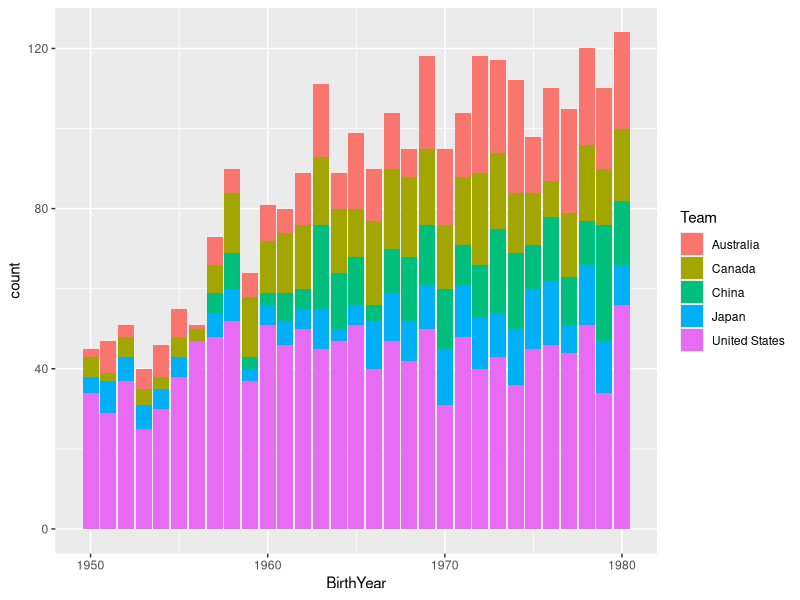
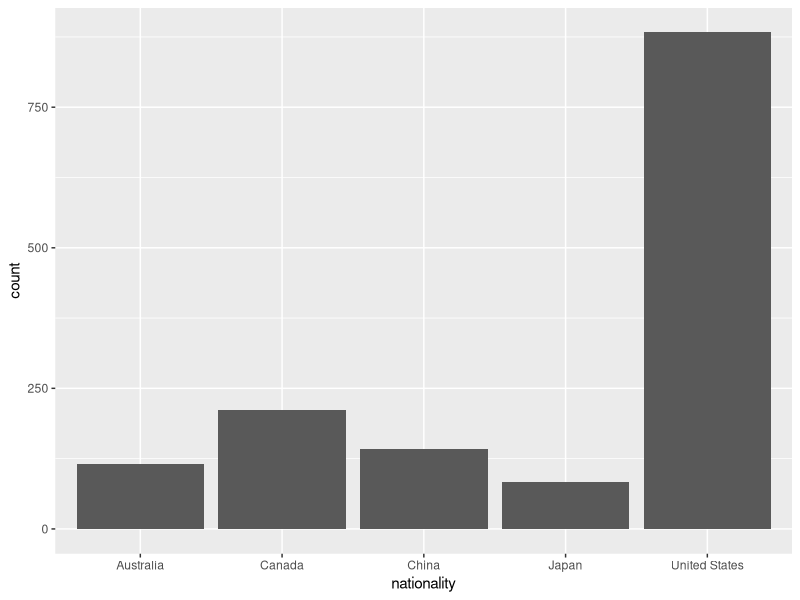
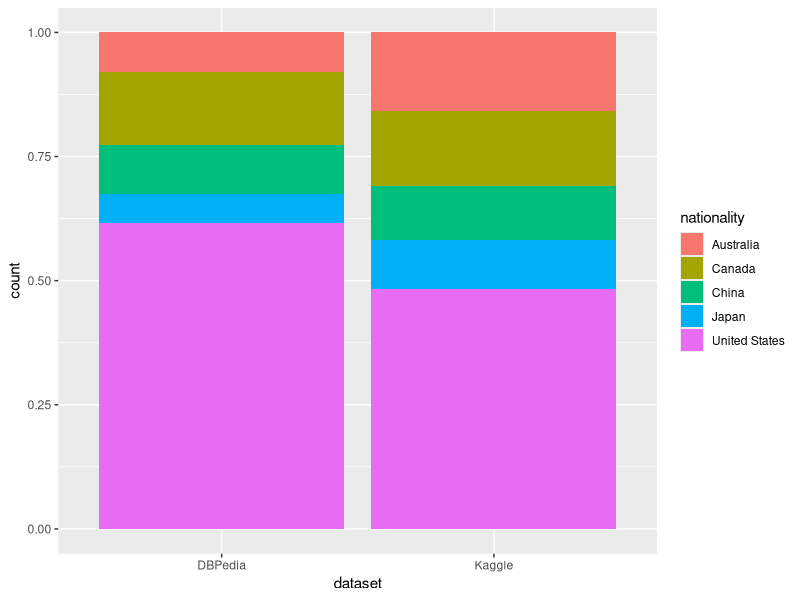

R code for these plots, in order: (Note: this script raises an error after producing the figures.)
kaggle <-read.csv("person_per_line_kaggle.csv")
library(tidyverse)
library(scales)
#select countries
kaggle_year<- filter(kaggle, BirthYear >= 1950 & BirthYear <= 1980)
kaggle_countryyear <- filter(kaggle_year, Team == "United States" |Team == "China" |Team == "Canada" | Team == "Australia" | Team == "Japan" | Team=='South-Korea')

#bar plot for medals per country
ggplot()+geom_bar(data=kaggle_countryyear, mapping=aes(x=BirthYear, fill=Team))

#DBPedia dataset
dbpedia <- read.csv('person_per_line_dbp.csv')
dbpedia_country <- filter(dbpedia, nationality== "United States" | nationality== "China" | nationality == "Canada" | nationality == "Australia" | nationality == "Japan" | nationality=='South-Korea')

#plot medals per country
ggplot()+geom_bar(data=dbpedia_country, mapping=aes(x=nationality))

#put the two datasets together and make one graph
dbpedia_country$dataset <- 'DBPedia'
kaggle_countryyear$dataset <- 'Kaggle'
names(kaggle_countryyear)[7]<-"nationality"
kaggle_select <- select(kaggle_countryyear, Name, nationality, Sport, dataset)
names(kaggle_select)[1] <- 'name'
names(kaggle_select)[3] <- 'sport'
merged_data <- rbind(dbpedia_country, kaggle_select)

ggplot()+geom_bar(data=merged_data, mapping=aes(x=dataset, fill=nationality), position='fill')

#to put things into perspective, i want to get the percentage of people for the different countries that has a wiki page
counts_merged_data <- count(merged_data, nationality, dataset)
pct_aus <- counts_merged_data[1,3]/counts_merged_data[2,3]
pct_can <- counts_merged_data[3,3]/counts_merged_data[4,3]
pct_chi <- counts_merged_data[5,3]/counts_merged_data[6,3]
pct_jap <- counts_merged_data[7,3]/counts_merged_data[8,3]
pct_usa <- counts_merged_data[9,3]/counts_merged_data[10,3]

percentages <- rbind(pct_aus, pct_can, pct_chi, pct_jap, pct_usa)
percentages$Country <- c("Australia", "Canada", "China", "Japan", "United States")
percentages$percent <- percent(round(percentages$n, digits = 3))
ggplot(data=percentages, mapping=aes(x=reorder(Country,n), y=n))+geom_bar(fill='pink', stat='identity') +
scale_y_continuous(labels= percent) + xlab('Country') +ylab ("Percentage") +
  geom_text(data= percentages, mapping=aes(label=percent)) +
  ggtitle("Percentage of athletes in Kaggle dataset that has an entry in DBPedia")
